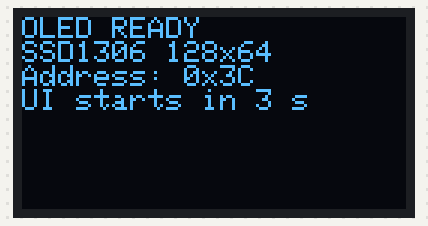
Recording of a sketch running on a simulated ESP32. On the bench: 128×64 one-colour display. What the sketch prints to the serial monitor is not drawn.

Above: at 0.1 s.
At 3.1 s:
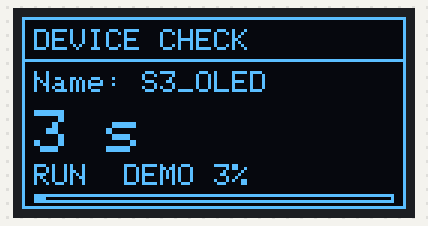
At 11.1 s:
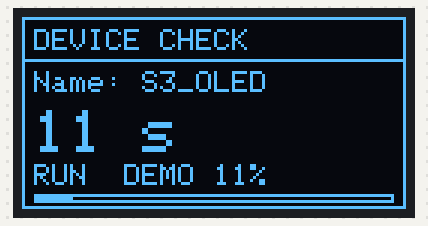
At 20.1 s:
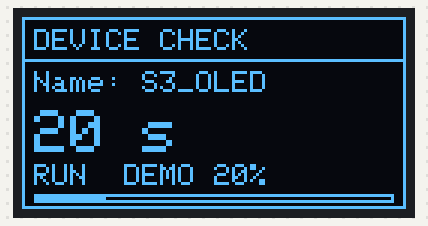
At 29.1 s:
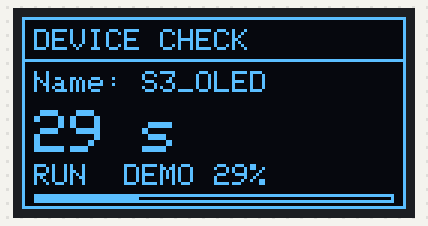
At 38.1 s:
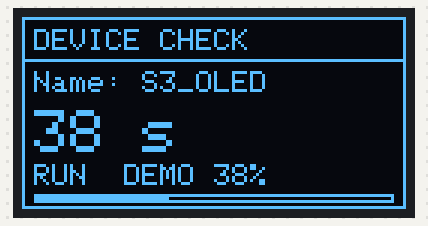

The sketch:

lab08_oled_ui_test.ino
```cpp
/*
 * Lab 08.6 : ตรวจจอ OLED ด้วยข้อความและหน้า UI ที่เปลี่ยนค่า
 * วงจร: OLED I2C VCC->3V3, GND->GND, SDA->GPIO8, SCL->GPIO9
 * จอ baseline SSD1306 128x64; ตรวจ ACK ที่ 0x3C/0x3D ไม่ได้ระบุชนิด controller
 * แสดง OLED READY 3 วินาที แล้วแสดงชื่ออุปกรณ์/uptime/แถบ DEMO
 * ไลบรารี: Adafruit SSD1306, Adafruit GFX Library, Adafruit BusIO
 * Board: ESP32S3 Dev Module, Arduino-ESP32 core 3.x, Serial 115200
 */
#include <Arduino.h>
#include <Wire.h>
#include <Adafruit_GFX.h>
#include <Adafruit_SSD1306.h>

#if !defined(CONFIG_IDF_TARGET_ESP32S3)
#error "Select ESP32S3 Dev Module; this sketch uses the course ESP32-S3 pin map"
#endif

constexpr uint8_t SDA_PIN = 8;
constexpr uint8_t SCL_PIN = 9;
constexpr uint8_t OLED_ADDRESSES[] = {0x3C, 0x3D};
constexpr int SCREEN_WIDTH = 128;
constexpr int SCREEN_HEIGHT = 64;
constexpr uint32_t I2C_CLOCK_HZ = 100000;
constexpr uint32_t INTRO_MS = 3000;
constexpr uint32_t UPDATE_MS = 1000;
constexpr char DEVICE_NAME[] = "S3_OLED";
Adafruit_SSD1306 display(SCREEN_WIDTH, SCREEN_HEIGHT, &Wire, -1,
                        I2C_CLOCK_HZ, I2C_CLOCK_HZ);
bool oledReady = false;
uint8_t oledAddress = 0;
uint32_t introStartedMs = 0;
uint32_t previousUpdateMs = 0;
bool firstUiFrame = true;

bool initOled() {
  if (!Wire.begin(SDA_PIN, SCL_PIN, I2C_CLOCK_HZ)) {
    Serial.println("[OLED] I2C BEGIN FAILED");
    return false;
  }
  Wire.setTimeOut(50);
  // ใช้จอตัวเดียวและเลือก address แรกที่ตอบ ACK โดยเริ่มจาก 0x3C
  for (uint8_t address : OLED_ADDRESSES) {
    Wire.beginTransmission(address);
    if (Wire.endTransmission() == 0) {
      oledAddress = address;
      break;
    }
  }
  if (oledAddress == 0) {
    Serial.println("[OLED] NO ACK at 0x3C/0x3D: ตรวจไฟ/SDA8/SCL9");
    return false;
  }
  // periphBegin=false เพื่อใช้บัสและพินที่กำหนดไว้ข้างต้น
  if (!display.begin(SSD1306_SWITCHCAPVCC, oledAddress, true, false)) {
    Serial.println("[OLED] BUFFER/INIT FAILED");
    return false;
  }
  display.setTextColor(SSD1306_WHITE);
  display.setTextWrap(false);
  display.clearDisplay();
  display.setTextSize(1);
  display.setCursor(0, 0);
  display.println("OLED READY");
  display.println("SSD1306 128x64");
  display.print("Address: 0x");
  display.println(oledAddress, HEX);
  display.println("UI starts in 3 s");
  display.display();
  Serial.printf("[OLED] ACK=0x%02X init=OK; ตรวจข้อความบนจอจริง\n", oledAddress);
  return true;
}

void drawUi(uint32_t now) {
  const unsigned long uptimeSeconds = now / 1000;
  // DEMO เป็นความยาวแถบสำหรับทดสอบ UI ไม่ใช่ค่าเซ็นเซอร์ภายนอก
  const uint8_t demoPercent = uptimeSeconds % 101;
  display.clearDisplay();
  display.drawRect(0, 0, 128, 64, SSD1306_WHITE);
  display.setTextSize(1);
  display.setCursor(4, 4);
  display.print("DEVICE CHECK");
  display.drawLine(1, 14, 126, 14, SSD1306_WHITE);
  display.setCursor(4, 18);
  display.print("Name: ");
  display.print(DEVICE_NAME);
  display.setTextSize(2);
  display.setCursor(4, 31);
  display.print(uptimeSeconds);
  display.print(" s");
  display.setTextSize(1);
  display.setCursor(4, 49);
  display.print("RUN  DEMO ");
  display.print(demoPercent);
  display.print('%');
  display.drawRect(4, 59, 120, 3, SSD1306_WHITE);
  display.fillRect(5, 60, static_cast<int>(demoPercent) * 118 / 100, 1, SSD1306_WHITE);
  display.display();
  Serial.printf("[OLED] name=%s uptime=%lu s demo=%u %%\n",
                DEVICE_NAME, uptimeSeconds, demoPercent);
}

void setup() {
  Serial.begin(115200);
  oledReady = initOled();
  introStartedMs = millis();
}

void loop() {
  const uint32_t now = millis();
  if (!oledReady) {
    if (now - previousUpdateMs >= UPDATE_MS) {
      previousUpdateMs = now;
      Serial.println("[OLED] NOT READY: ตรวจสาย/รุ่นจอ แล้ว Reset เพื่อเริ่มใหม่");
    }
    return;
  }
  // ใช้ timer แทน delay เพื่อเว้นข้อความแรกและอัปเดต UI เป็นรอบ
  if (now - introStartedMs < INTRO_MS) return;
  if (firstUiFrame || now - previousUpdateMs >= UPDATE_MS) {
    firstUiFrame = false;
    previousUpdateMs = now;
    drawUi(now);
  }
}
```

Measured:
- what the display in image 1 shows lasts 1.0 s, from 3.1 s to 4.1 s
